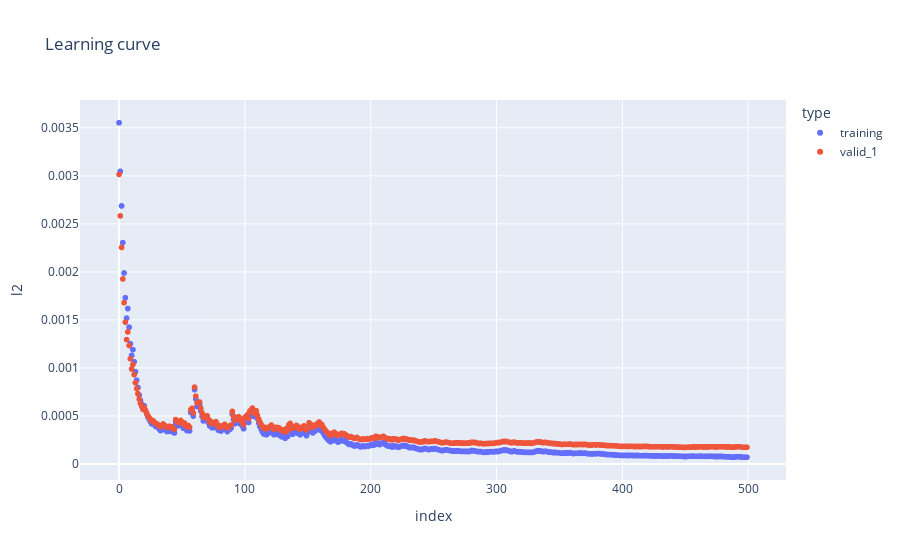

The notebook cell saved with this chart:
### Code cell
# num_leaves << 2^(max_depth)

lgb_reg = LGBMRegressor(
    boosting_type='dart',
    num_leaves=8,
    max_depth=4,
    learning_rate=0.1,
    n_estimators=500,
    subsample_for_bin=500,
    objective='regression',
    class_weight=None,
    min_split_gain=0,
    min_child_weight=0.001,
    min_child_samples=10,
    subsample=0.8,
    subsample_freq=30,
    colsample_bytree=0.9,
    colsample_bynode=0.1,
#     reg_alpha=0.15,
#     reg_lambda=0.1,
    random_state=None,
    n_jobs=-1,
    silent=True,
    importance_type='split'
)

lgbm = lgb_reg.fit(X=X_train, y=y_train,
                  eval_set = eval_set, verbose=0)

y_pred_train = lgbm.predict(X_train)
y_pred_val = lgbm.predict(X_val)

train_rmse = mean_squared_error(y_true=y_train, y_pred=y_pred_train, squared=False)
val_rmse = mean_squared_error(y_true=y_val, y_pred=y_pred_val, squared=False)
print(f'RMSE Train: {train_rmse: .8f}')
print(f'RMSE Valid: {val_rmse: .8f}\tRatio (val/train): {val_rmse/train_rmse: .5f}')

plot_lgb_history(lgbm)

### Figure 1 — Plotly figure (JSON) as saved in the notebook; plotly's stock layout.template omitted (floating-point values rounded to 4 significant figures; data arrays with more than 128 entries replaced by an {"elided": "..."} marker saying what was removed)
{"data": [{"hovertemplate": "type=training<br>index=%{x}<br>l2=%{y}<extra></extra>", "legendgroup": "training", "marker": {"color": "#636efa", "symbol": "circle"}, "mode": "markers", "name": "training", "showlegend": true, "type": "scattergl", "x": {"elided": "1000 int values"}, "xaxis": "x", "y": {"elided": "1000 float values"}, "yaxis": "y"}, {"hovertemplate": "type=valid_1<br>index=%{x}<br>l2=%{y}<extra></extra>", "legendgroup": "valid_1", "marker": {"color": "#EF553B", "symbol": "circle"}, "mode": "markers", "name": "valid_1", "showlegend": true, "type": "scattergl", "x": {"elided": "500 int values"}, "xaxis": "x", "y": {"elided": "500 float values"}, "yaxis": "y"}], "layout": {"legend": {"title": {"text": "type"}, "tracegroupgap": 0}, "title": {"text": "Learning curve"}, "xaxis": {"anchor": "y", "domain": [0, 1], "title": {"text": "index"}}, "yaxis": {"anchor": "x", "domain": [0, 1], "title": {"text": "l2"}}}}
